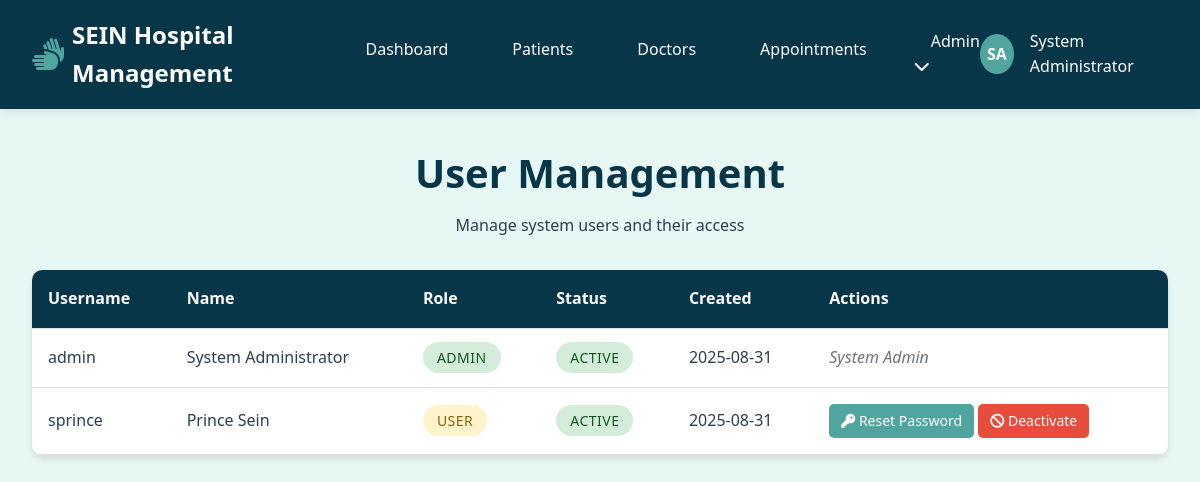
The app's page /admin/users (signed in) with its own data.
### hospital/app.py (models this page shows)
class User(db.Model):
    id = db.Column(db.Integer, primary_key=True)
    username = db.Column(db.String(50), unique=True, nullable=False)
    password_hash = db.Column(db.String(255), nullable=False)
    first_name = db.Column(db.String(50), nullable=False)
    last_name = db.Column(db.String(50), nullable=False)
    role = db.Column(db.String(20), default='user')  # admin, user
    is_active = db.Column(db.Boolean, default=True)
    created_at = db.Column(db.DateTime, default=datetime.utcnow)

### hospital/app.py (the view)
@app.route('/admin/users')
def admin_users():
    if 'user_id' not in session or session.get('role') != 'admin':
        flash('Access denied. Admin privileges required.', 'error')
        return redirect(url_for('dashboard'))
    users = User.query.all()
    return render_template('admin/users.html', users=users)

### hospital/templates/admin/users.html (shortened to what this page needs)
{% extends "base.html" %}
{% block content %}
<div class="admin-header">
    <h1>User Management</h1>
    <p>Manage system users and their access</p>
</div>
<table class="admin-table">
    <thead>
        <tr>
            <th>Username</th>
            <th>Name</th>
            <th>Role</th>
            <th>Status</th>
            <th>Created</th>
            <th>Actions</th>
        </tr>
    </thead>
    <tbody>
        {% for user in users %}
        <tr>
            <td>{{ user.username }}</td>
            <td>{{ user.first_name }} {{ user.last_name }}</td>
            <td>
                <span class="status-badge {% if user.role == 'admin' %}status-approved{% else %}status-pending{% endif %}">
                    {{ user.role.title() }}
                </span>
            </td>
            <td>
                <span class="status-badge {% if user.is_active %}status-active{% else %}status-inactive{% endif %}">
                    {% if user.is_active %}Active{% else %}Inactive{% endif %}
                </span>
            </td>
            <td>{{ user.created_at.strftime('%Y-%m-%d') }}</td>
            <td>
                {% if user.username != 'admin' %}
                <a href="{{ url_for('reset_password', user_id=user.id) }}"
                   class="btn btn-secondary btn-sm"
                   onclick="return confirm('Reset password for {{ user.username }}?')">
                    <i class="fas fa-key"></i> Reset Password
                </a>
                <a href="{{ url_for('toggle_user', user_id=user.id) }}"
                   class="btn {% if user.is_active %}btn-danger{% else %}btn-success{% endif %} btn-sm"
                   onclick="return confirm('{% if user.is_active %}Deactivate{% else %}Activate{% endif %} {{ user.username }}?')">
                    <i class="fas fa-{% if user.is_active %}ban{% else %}check{% endif %}"></i>
                    {% if user.is_active %}Deactivate{% else %}Activate{% endif %}
                </a>
                {% else %}
                <span class="text-muted">System Admin</span>
                {% endif %}
            </td>
        </tr>
        {% endfor %}
    </tbody>
</table>
{% endblock %}

### hospital/templates/base.html (shortened to what this page needs)
<!DOCTYPE html>
<html lang="en">
<head>
    <link href="https://cdnjs.cloudflare.com/ajax/libs/font-awesome/6.0.0/css/all.min.css" rel="stylesheet">
    <link href="{{ url_for('static', filename='css/style.css') }}" rel="stylesheet">
</head>
<body>
    {% if session.user_id %}
    <header class="header">
        <div class="header-content">
            <div class="logo">
                <i class="fas fa-hands"></i>
                <span>SEIN Hospital Management</span>
            </div>
            <nav class="nav-links mobile-nav" id="mobileNav">
                <a href="{{ url_for('dashboard') }}" class="nav-link">Dashboard</a>
                <a href="{{ url_for('patients') }}" class="nav-link">Patients</a>
                <a href="{{ url_for('doctors') }}" class="nav-link">Doctors</a>
                <a href="{{ url_for('appointments') }}" class="nav-link">Appointments</a>
                {% if session.role == 'admin' %}
                <div class="nav-dropdown">
                    <a href="#" class="nav-link">Admin <i class="fas fa-chevron-down"></i></a>
                </div>
                {% endif %}
            </nav>
            <div class="user-profile desktop-user-profile">
                <div class="profile-avatar">
                    {{ session.first_name[0] }}{{ session.last_name[0] }}
                </div>
                <div class="profile-dropdown">
                    <span>{{ session.first_name }} {{ session.last_name }}</span>
                </div>
            </div>
        </div>
    </header>
    {% endif %}
    <main class="main-content">
        {% block content %}{% endblock %}
    </main>
</body>
</html>

### hospital/static/css/style.css (style rules this page uses)
:root { --primary-color: #073649; --secondary-color: #e7f7f4; --accent-color: #50a69e; --text-dark: #2c3e50; --text-light: #ffffff; --border-color: #e0e0e0; --success-color: #27ae60; --error-color: #e74c3c; --warning-color: #f39c12; --text-muted: #6c757d; }
* { margin: 0; padding: 0; box-sizing: border-box; }
body { font-family: "Segoe UI", Tahoma, Geneva, Verdana, sans-serif; background-color: var(--secondary-color); color: var(--text-dark); line-height: 1.6; }
.header { background-color: var(--primary-color); color: var(--text-light); padding: 1rem 0; box-shadow: 0 2px 10px rgba(0, 0, 0, 0.1); position: sticky; top: 0; z-index: 1000; }
.header-content { max-width: 1200px; margin: 0 auto; display: flex; justify-content: space-between; align-items: center; padding: 0 2rem; }
.logo { display: flex; align-items: center; gap: 0.5rem; font-size: 1.5rem; font-weight: bold; }
.logo i { font-size: 2rem; color: var(--accent-color); }
.nav-links { display: flex; gap: 2rem; }
.nav-link { color: var(--text-light); text-decoration: none; padding: 0.5rem 1rem; border-radius: 5px; transition: background-color 0.3s ease; }
.nav-dropdown { position: relative; display: inline-block; }
.user-profile { display: flex; align-items: center; gap: 1rem; position: relative; }
.profile-avatar { width: 40px; height: 40px; border-radius: 50%; background-color: var(--accent-color); display: flex; align-items: center; justify-content: center; font-weight: bold; font-size: 1rem; color: var(--text-light); }
.profile-dropdown { position: relative; cursor: pointer; }
.main-content { max-width: 1200px; margin: 2rem auto; padding: 0 2rem; }
.btn { padding: 0.75rem 1.5rem; border: none; border-radius: 5px; font-size: 1rem; cursor: pointer; text-decoration: none; display: inline-block; text-align: center; transition: all 0.3s ease; }
.btn-secondary { background-color: var(--accent-color); color: var(--text-light); }
.btn-danger { background-color: var(--error-color); color: var(--text-light); }
.btn-sm { padding: 0.375rem 0.75rem; font-size: 0.875rem; }
.admin-table { width: 100%; border-collapse: collapse; background: white; border-radius: 10px; overflow: hidden; box-shadow: 0 4px 6px rgba(0, 0, 0, 0.1); margin-bottom: 2rem; }
.admin-table th, .admin-table td { padding: 1rem; text-align: left; border-bottom: 1px solid var(--border-color); }
.admin-table th { background-color: var(--primary-color); color: var(--text-light); font-weight: 600; }
.admin-table .status-badge { padding: 0.25rem 0.75rem; border-radius: 20px; font-size: 0.875rem; font-weight: 500; }
.status-pending { background-color: #fff3cd; color: #856404; }
.status-approved { background-color: #d4edda; color: #155724; }
.status-active { background-color: #d4edda; color: #155724; }
.status-badge { padding: 0.5rem 1rem; border-radius: 20px; font-size: 0.8rem; font-weight: 600; text-transform: uppercase; letter-spacing: 0.5px; border: 2px solid transparent; }
.desktop-user-profile { display: flex; }

### hospital/templates/admin/users.html (style rules this page uses)
.admin-header { text-align: center; margin-bottom: 2rem; }
.admin-header h1 { color: var(--primary-color); font-size: 2.5rem; margin-bottom: 0.5rem; }
.text-muted { color: #6c757d; font-style: italic; }

### records on screen
User: first_name "System", last_name "Administrator", username "admin", role "ADMIN", is_active "ACTIVE", created_at "2025-08-31", shows "System Admin"
User: username "sprince", first_name "Prince", last_name "Sein", role "USER", is_active "ACTIVE", created_at "2025-08-31"

### other values on screen
{{ session.first_name[0] }} "S"
{{ session.last_name[0] }} "A"
